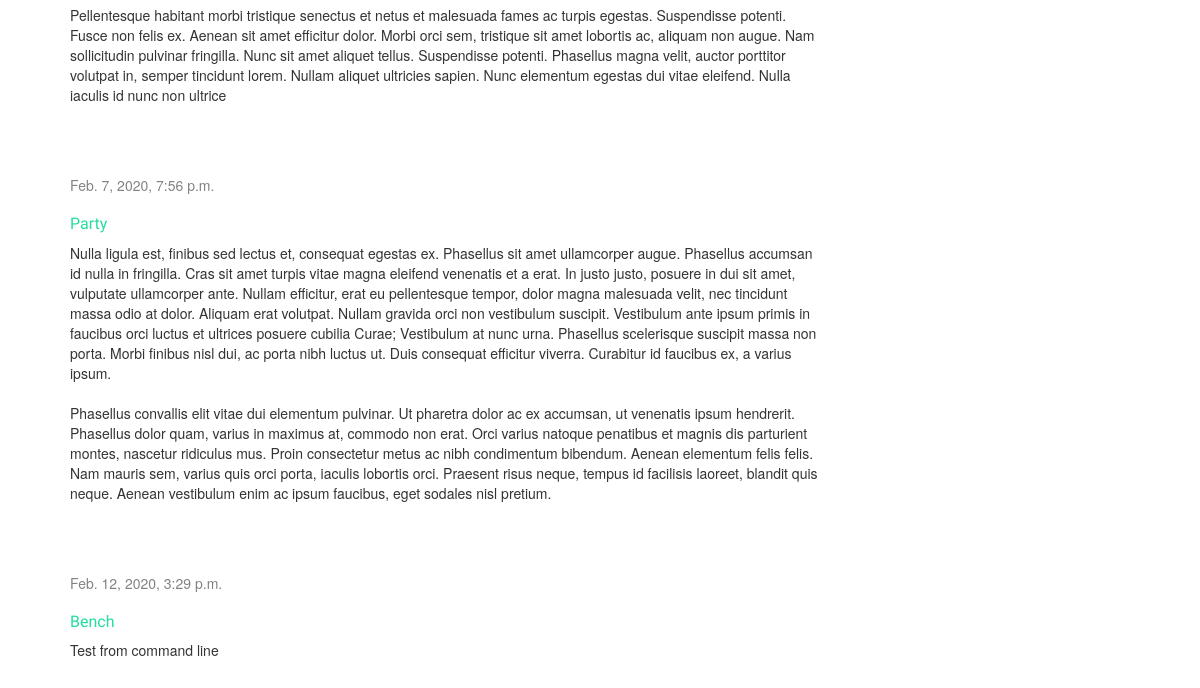
/ (lower part), run on an earlier commit of the app's database.
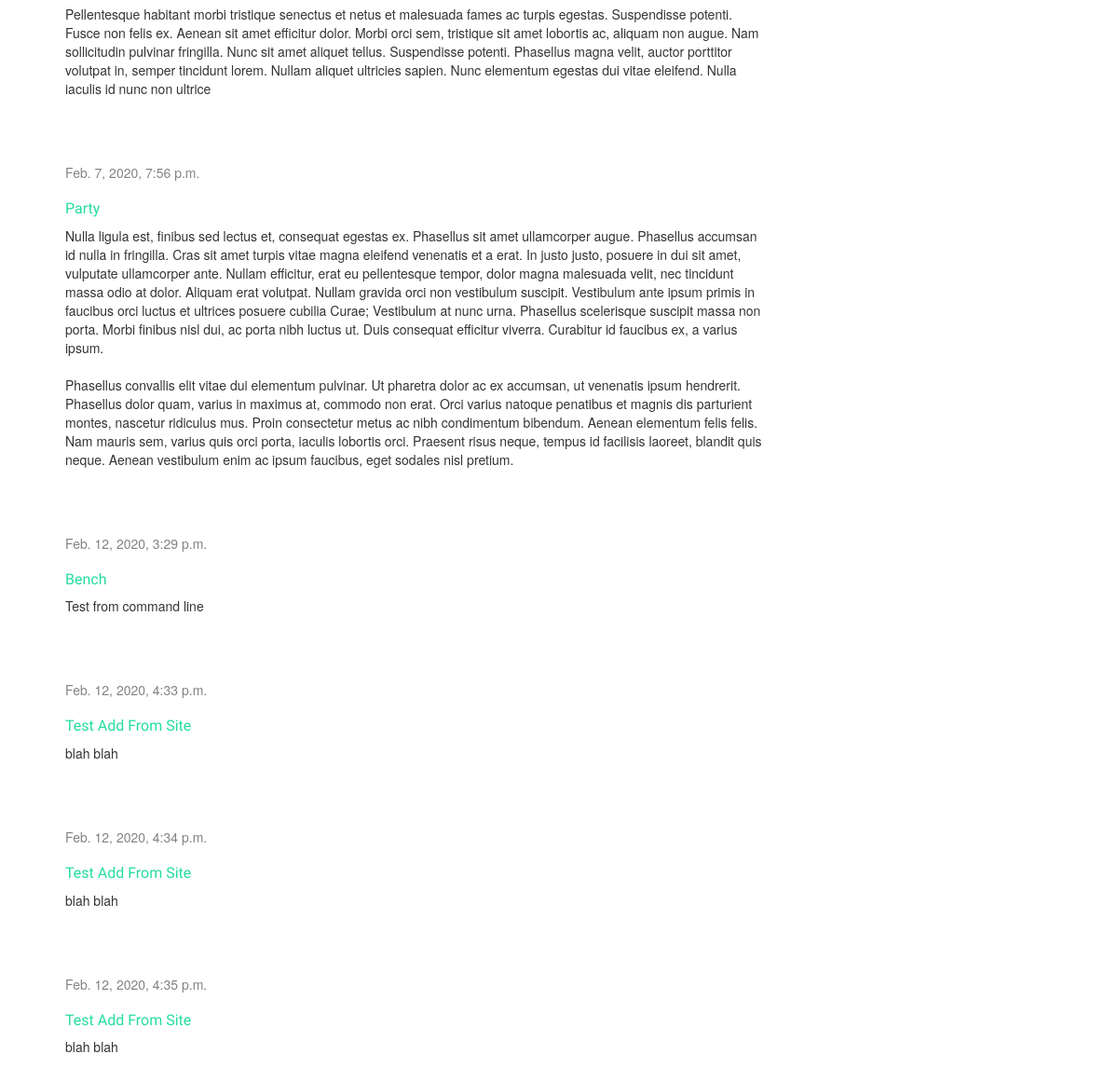
And on a later commit of the database.
### blog/models.py (models this page shows, shortened)
class Post(models.Model):
    author = models.ForeignKey(settings.AUTH_USER_MODEL, on_delete=models.CASCADE)
    title = models.CharField(max_length=200)
    text = models.TextField()
    created_date = models.DateTimeField(default=timezone.now)
    published_date = models.DateTimeField(blank=True, null=True)

### blog/views.py (the view)
# urls.py: path('', views.post_list, name='post_list'),
def post_list(request):
    posts = Post.objects.filter(published_date__lte=timezone.now()).order_by('published_date')
    return render(request, 'blog/post_list.html', {'posts': posts})

### blog/templates/blog/post_list.html
{% extends 'blog/base.html' %}
{% block content %}
    {% for post in posts %}
        <div class="post">
            <div class="date">
                {{ post.published_date }}
            </div>
            <h2><a href="{% url 'post_detail' pk=post.pk %}">{{ post.title }}</a></h2>
            <p>{{ post.text|linebreaksbr }}</p>
        </div>
    {% endfor %}
{% endblock %}

What changed in the data, as far as the page shows it:
added Post: published_date "Feb. 12, 2020, 4:33 p.m.", title "Test Add From Site", text "blah blah"
added Post: published_date "Feb. 12, 2020, 4:34 p.m.", title "Test Add From Site", text "blah blah"
added Post: published_date "Feb. 12, 2020, 4:35 p.m.", title "Test Add From Site", text "blah blah"
